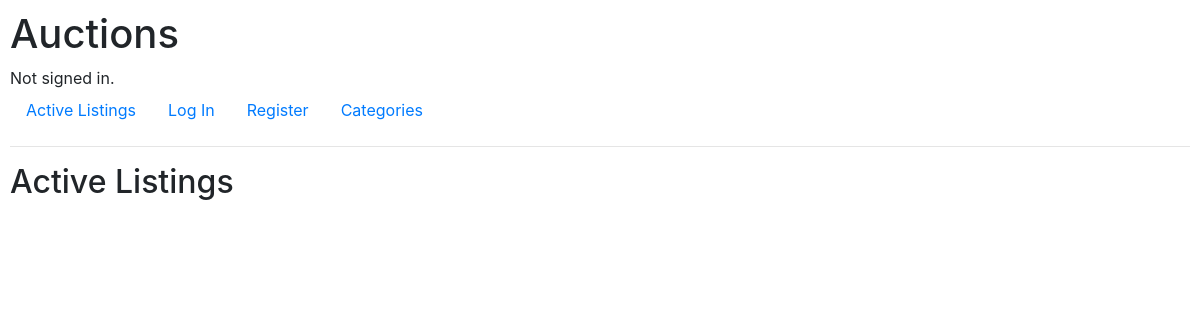
The app's page /, older data.
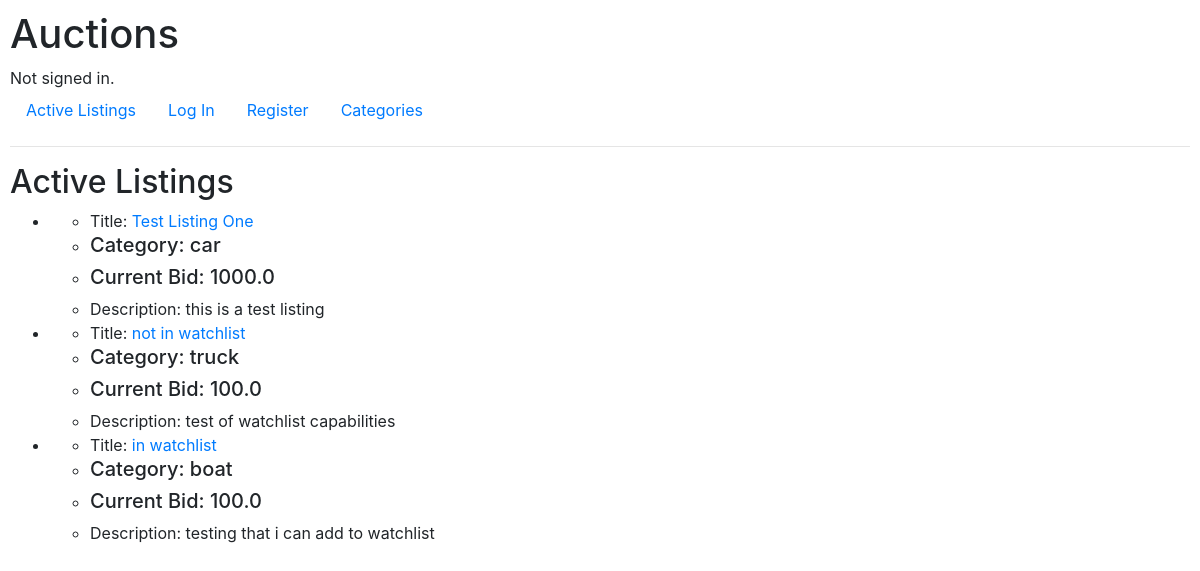
The same page, newer data.
### auctions/models.py (models this page shows)
class Listing(models.Model):
    title = models.CharField(max_length=100)
    description = models.TextField()
    startingBid = models.FloatField()
    category = models.CharField(max_length=100)
    image = models.URLField()
    currentBid = models.FloatField()
    highestBidder = models.ForeignKey("User", on_delete=models.DO_NOTHING, null = True, related_name="highestBidder")
    creator = models.ForeignKey("User", on_delete=models.CASCADE, null=True, related_name="creator")
    active = models.BooleanField(default=True)
    winner = models.ForeignKey("User", on_delete=models.DO_NOTHING, null=True, related_name="winner")
    comments = models.ManyToManyField(Comment, null=True)

### auctions/views.py (the view)
# urls.py: path("", views.index, name="index"),
def index(request):
    listings = models.Listing.objects.all()
    context = {"listings": listings}
    return render(request, "auctions/index.html", context)

### auctions/templates/auctions/index.html (shortened to what this page needs)
{% extends "auctions/layout.html" %}
{% block body %}
    <h2>Active Listings</h2>
    <ul>
        {% for listing in listings %}
            {% if listing.active %}
                <li>
                    <ul>
                        <li>Title: <a href={% url "listingPage" listingId=listing.id %}>{{listing.title}}</a></li>
                        <li><h5>Category: {{listing.category}}</h5></li>
                        <li><h5>Current Bid: {{listing.currentBid}}</h5></li>
                        <li>Description: {{listing.description}}</li>
                    </ul>
                </li>
            {% endif %}
        {% endfor %}
    </ul>
{% endblock %}

Row changes from the older to the newer data that the page shows:
added Listing: title "Test Listing One", category "car", currentBid "1000.0", description "this is a test listing"
added Listing: title "not in watchlist", category "truck", currentBid "100.0", description "test of watchlist capabilities"
added Listing: title "in watchlist", category "boat", currentBid "100.0", description "testing that i can add to watchlist"
